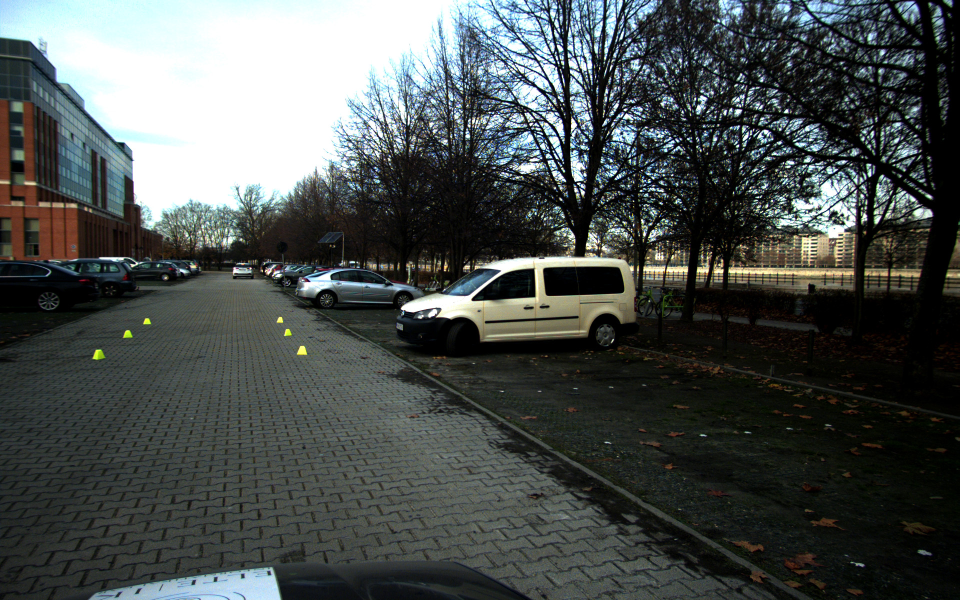
#> input picture dataset/Dev0/Dev0_Image_w1920_h1200_fn1.jpg, 1920 x 1200 px (shown at 1/2 size)
$ python auto_reorder_points.py
#> lines starting #> are read from the running program, lines starting #| are printed output that depends on the picture; after the words box and inside, x2 and y2 are one past the last pixel; in counts of white or black regions, pixels touching at a corner belong together
# auto_reorder_points.py
import json
import numpy as np
import cv2

def visualize_points(image_path, points, title="Points", save_path=None):
    """Visualize points on image."""
    img = cv2.imread(image_path)
    if img is None:
        return

    for i, (x, y) in enumerate(points):
        cv2.circle(img, (int(x), int(y)), 8, (0, 255, 0), -1)
        cv2.putText(img, f"{i+1}", (int(x)+12, int(y)-5),
                   cv2.FONT_HERSHEY_SIMPLEX, 0.7, (255, 255, 0), 2)

    # Resize if too large
    h, w = img.shape[:2]
    if w > 1000:
        scale = 1000 / w
        img = cv2.resize(img, (int(w*scale), int(h*scale)))

    cv2.imshow(title, img)
    cv2.waitKey(3000)
    cv2.destroyAllWindows()

    if save_path:
        cv2.imwrite(save_path, img)

def auto_detect_grid_order(points, camera_name="Camera"):
    """
    Automatically detect the correct grid order from points.
    Assumes a 2x3 grid (2 columns, 3 rows).
    """
    print(f"\n{'='*60}")
    print(f"AUTO-DETECTING GRID ORDER FOR {camera_name}")
    print('='*60)

    # Step 1: Cluster by X to find columns
    x_coords = points[:, 0]

    # Simple clustering: sort by X and split into 2 groups
    x_sorted_indices = np.argsort(x_coords)
    left_indices = x_sorted_indices[:3]  # 3 leftmost points
    right_indices = x_sorted_indices[3:]  # 3 rightmost points

    left_points = points[left_indices]
    right_points = points[right_indices]

    print(f"\nLeft column points (by X):")
    for i, idx in enumerate(left_indices):
        x, y = points[idx]
        print(f"  Point {idx+1}: ({x:.1f}, {y:.1f})")

    print(f"\nRight column points (by X):")
    for i, idx in enumerate(right_indices):
        x, y = points[idx]
        print(f"  Point {idx+1}: ({x:.1f}, {y:.1f})")

    # Step 2: Sort each column by Y (top to bottom)
    left_points = left_points[np.argsort(left_points[:, 1])]  # Sort by Y
    right_points = right_points[np.argsort(right_points[:, 1])]  # Sort by Y

    print(f"\nLeft column sorted top→bottom:")
    for i, (x, y) in enumerate(left_points):
        print(f"  Row {i+1}: ({x:.1f}, {y:.1f})")

    print(f"\nRight column sorted top→bottom:")
    for i, (x, y) in enumerate(right_points):
        print(f"  Row {i+1}: ({x:.1f}, {y:.1f})")

    # Step 3: Combine in column-first order
    reordered = np.vstack([
        left_points[0],   # Left column, top
        left_points[1],   # Left column, middle
        left_points[2],   # Left column, bottom
        right_points[0],  # Right column, top
        right_points[1],  # Right column, middle
        right_points[2]   # Right column, bottom
    ])

    # Map original indices to new order
    index_mapping = []
    for pt in reordered:
        # Find which original point this corresponds to
        for orig_idx, orig_pt in enumerate(points):
            if np.allclose(pt, orig_pt, atol=1.0):
                index_mapping.append(orig_idx + 1)  # 1-based indexing
                break

    print(f"\nOriginal point order → New order mapping:")
    for new_idx, orig_idx in enumerate(index_mapping):
        print(f"  New Point {new_idx+1} = Original Point {orig_idx}")

    return reordered, index_mapping

def main():
    # Load your points
    dev0_json = "../annotations/dev0_pts.json"
    dev3_json = "../annotations/dev3_pts.json"

    dev0_img = "../dataset/Dev0/Dev0_Image_w1920_h1200_fn1.jpg"
    dev3_img = "../dataset/Dev3/Dev3_Image_w1920_h1200_fn1.jpg"

    with open(dev0_json, 'r') as f:
#> (reads annotations/dev0_pts.json from the repository)
        pts0 = np.array(json.load(f), dtype=np.float32)

    with open(dev3_json, 'r') as f:
#> (reads annotations/dev3_pts.json from the repository)
        pts3 = np.array(json.load(f), dtype=np.float32)

    print("ORIGINAL POINTS (as annotated):")
    print("\nDev0:")
    for i, (x, y) in enumerate(pts0):
        print(f"  {i+1}. ({x:.1f}, {y:.1f})")

    print("\nDev3:")
    for i, (x, y) in enumerate(pts3):
        print(f"  {i+1}. ({x:.1f}, {y:.1f})")

    # Auto-detect and reorder
    pts0_reordered, mapping0 = auto_detect_grid_order(pts0, "Dev0")
    pts3_reordered, mapping3 = auto_detect_grid_order(pts3, "Dev3")

    print("\n" + "="*60)
    print("REORDERED POINTS (Correct Column-First Order)")
    print("="*60)

    print("\nDev0 (Column-First Order):")
    labels = ["Top-Left", "Middle-Left", "Bottom-Left", "Top-Right", "Middle-Right", "Bottom-Right"]
    for i, (label, (x, y)) in enumerate(zip(labels, pts0_reordered)):
        print(f"  {i+1}. {label}: ({x:.1f}, {y:.1f})")

    print("\nDev3 (Column-First Order):")
    for i, (label, (x, y)) in enumerate(zip(labels, pts3_reordered)):
        print(f"  {i+1}. {label}: ({x:.1f}, {y:.1f})")

    # Save reordered points
    dev0_reordered_json = "../annotations/dev0_pts_corrected.json"
    dev3_reordered_json = "../annotations/dev3_pts_corrected.json"

    with open(dev0_reordered_json, 'w') as f:
        json.dump(pts0_reordered.tolist(), f)

    with open(dev3_reordered_json, 'w') as f:
        json.dump(pts3_reordered.tolist(), f)

    print(f"\n✓ Saved corrected points to:")
    print(f"  {dev0_reordered_json}")
    print(f"  {dev3_reordered_json}")

    # Visualize
    print("\nVisualizing corrected points...")
    visualize_points(dev0_img, pts0_reordered, "Dev0 Corrected Points",
                    "../annotations/dev0_corrected_visualization.jpg")
#> in visualize_points, img is the input picture: shape (1200, 1920, 3); mean B, G, R 78.9, 80.6, 75
#> after the loop in visualize_points, `for i, (x, y) in enumerate(points):`:
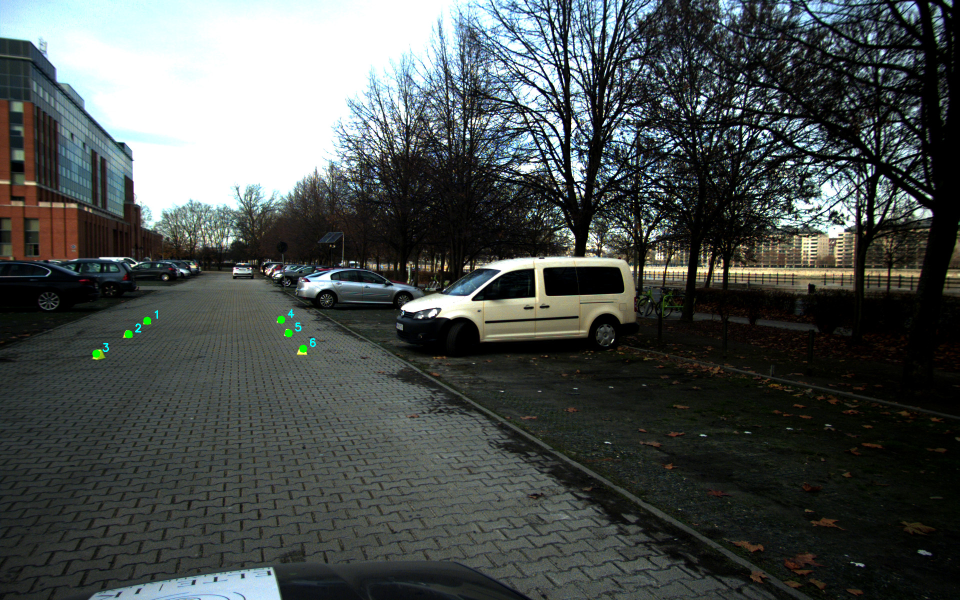
#> img: shape (1200, 1920, 3) (shown at 1/2 size); 0.08% of pixels changed, all inside (x1, y1, x2, y2) = (184, 618, 632, 716)
#> in visualize_points, `img = cv2.resize(img, (int(w*scale), int(h*scale)))`:
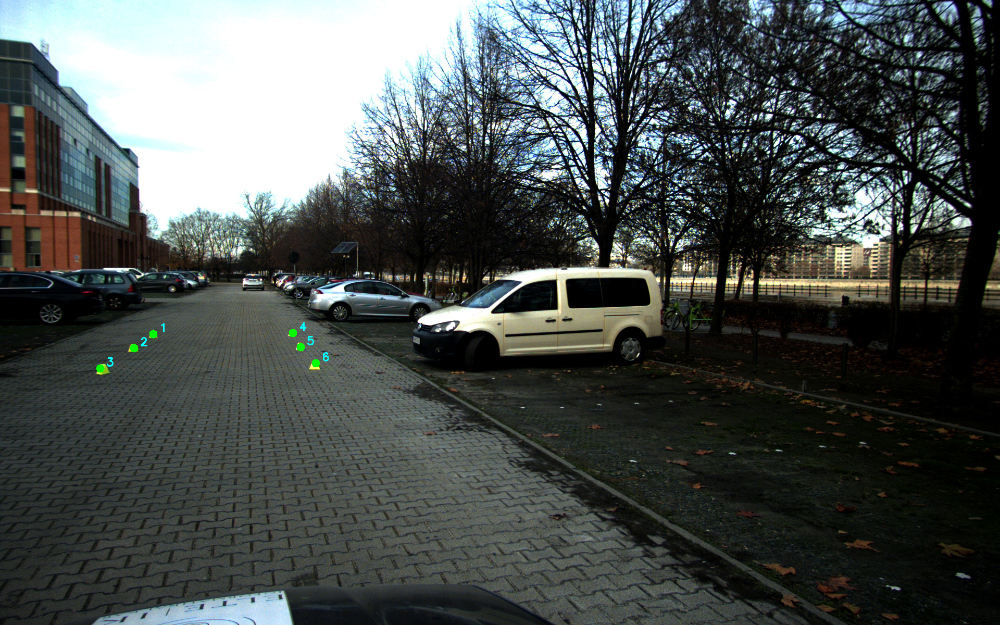
#> img: shape (625, 1000, 3); mean B, G, R 78.8, 80.6, 74.8
    visualize_points(dev3_img, pts3_reordered, "Dev3 Corrected Points",
                    "../annotations/dev3_corrected_visualization.jpg")
#> call 2 of visualize_points, with points = array of shape (6, 2), title = 'Dev3 Corrected Points'
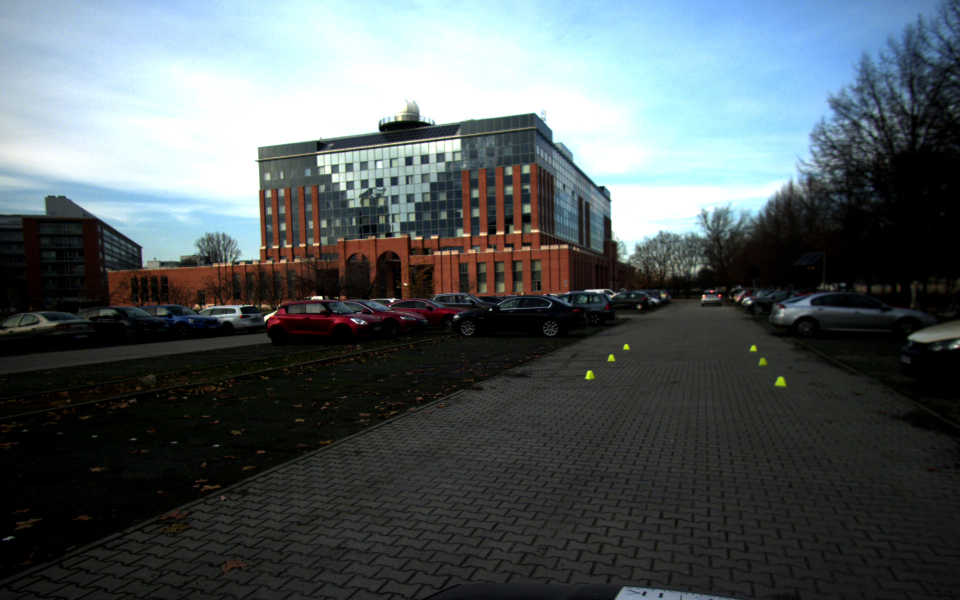
#> input picture dataset/Dev3/Dev3_Image_w1920_h1200_fn1.jpg, 1920 x 1200 px (shown at 1/2 size)
#> in visualize_points, img is the input picture: shape (1200, 1920, 3); mean B, G, R 94.3, 91.7, 83.3
#> after the loop in visualize_points (call 2), `for i, (x, y) in enumerate(points):`:
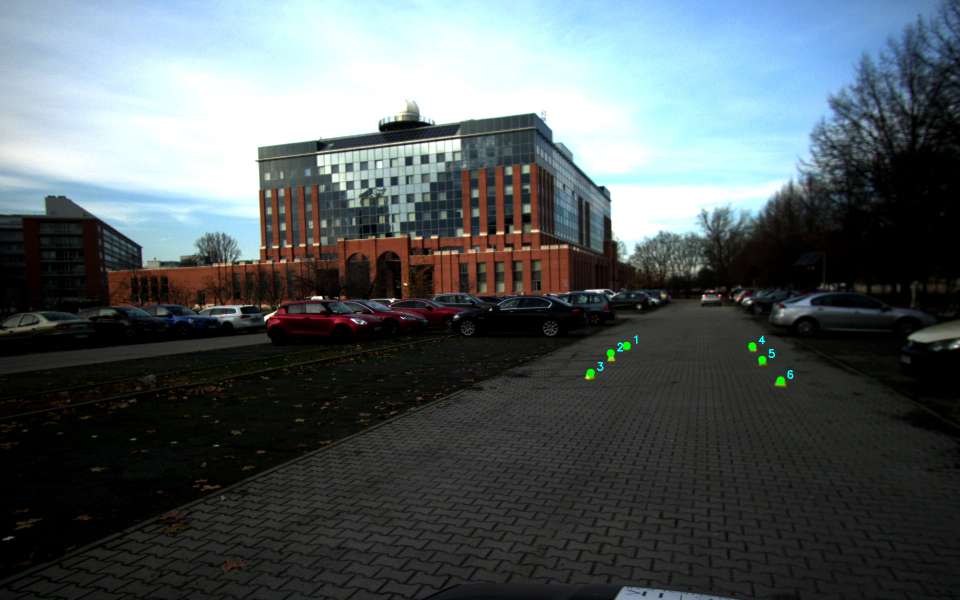
#> img: shape (1200, 1920, 3) (shown at 1/2 size); 0.08% of pixels changed, all inside (x1, y1, x2, y2) = (1173, 670, 1587, 770)
#> in visualize_points (call 2), `img = cv2.resize(img, (int(w*scale), int(h*scale)))`:
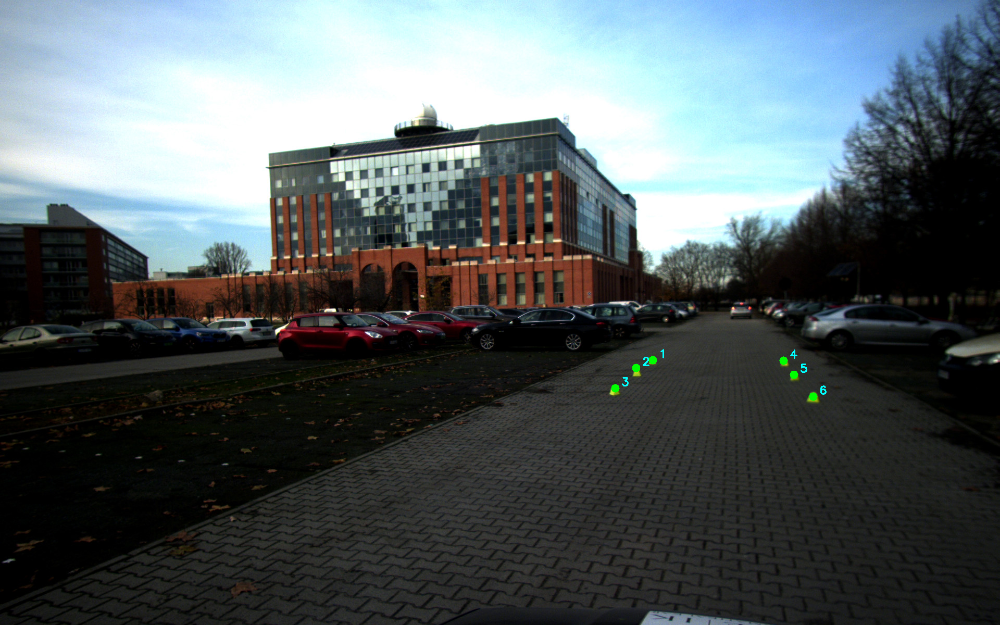
#> img: shape (625, 1000, 3); mean B, G, R 94.3, 91.8, 83.1

    print("\n" + "="*60)
    print("NEXT STEPS:")
    print("="*60)
    print("1. Update your pipeline to use the corrected points:")
    print("   annotations/dev0_pts_corrected.json")
    print("   annotations/dev3_pts_corrected.json")
    print("\n2. OR modify load_annotation_or_annotate to auto-reorder:")
    print("""
def load_annotation_or_annotate(dev0_sample, dev3_sample, dev0_json=None, dev3_json=None, n_points=6):
    # [Load points as before...]

    # Auto-reorder points to column-first
    pts0 = auto_detect_grid_order(pts0)[0]
    pts3 = auto_detect_grid_order(pts3)[0]

    return pts0, pts3
""")

    # Verify the reordering makes sense
    print("\n" + "="*60)
    print("VERIFICATION")
    print("="*60)

    # Check that corresponding points have similar patterns
    dev0_left_col = pts0_reordered[:3]
    dev0_right_col = pts0_reordered[3:]

    dev3_left_col = pts3_reordered[:3]
    dev3_right_col = pts3_reordered[3:]

    print("\nLeft Column Y positions (should be similar pattern):")
    print(f"  Dev0: {dev0_left_col[:, 1]}")
    print(f"  Dev3: {dev3_left_col[:, 1]}")

    print("\nRight Column Y positions (should be similar pattern):")
    print(f"  Dev0: {dev0_right_col[:, 1]}")
    print(f"  Dev3: {dev3_right_col[:, 1]}")

if __name__ == "__main__":
    main()
